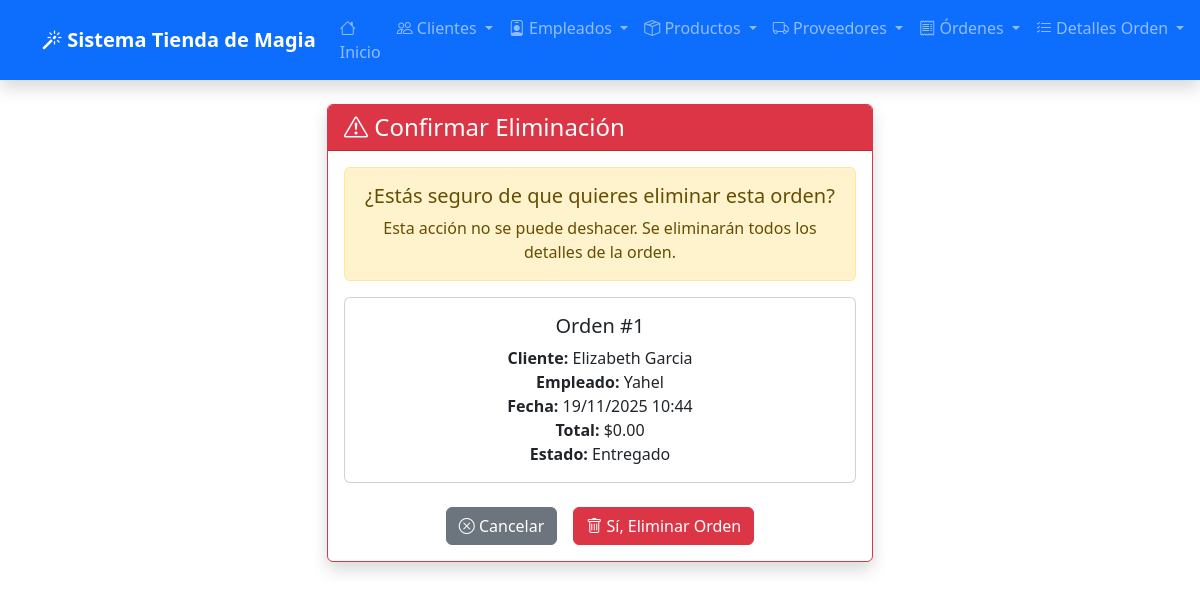
/ordenes/borrar/1/, run on the app's committed database.
### app_TiendadeMagia/models.py (models this page shows, shortened)
class OrdenDeVenta(models.Model):
    ESTADOS = [
        ('pendiente', 'Pendiente'),
        ('procesando', 'Procesando'),
        ('enviado', 'Enviado'),
        ('entregado', 'Entregado'),
        ('cancelado', 'Cancelado'),
    ]
    METODOS_PAGO = [
        ('efectivo', 'Efectivo'),
        ('tarjeta', 'Tarjeta'),
        ('transferencia', 'Transferencia'),
        ('paypal', 'PayPal'),
    ]
    cliente = models.ForeignKey(Cliente, on_delete=models.PROTECT)
    empleado = models.ForeignKey(Empleado, on_delete=models.PROTECT)
    fecha_orden = models.DateTimeField(auto_now_add=True)
    direccion_envio = models.CharField(max_length=500)
    metodo_pago = models.CharField(max_length=50, choices=METODOS_PAGO, default='efectivo')
    total = models.DecimalField(max_digits=10, decimal_places=2, default=0)
    estado = models.CharField(max_length=50, choices=ESTADOS, default='pendiente')
    comentarios = models.TextField(blank=True, null=True)

class Cliente(models.Model):
    nombre = models.CharField(max_length=255)
    email = models.EmailField()
    telefono = models.CharField(max_length=20)
    direccion = models.TextField()
    fecha_registro = models.DateField(auto_now_add=True)
    rfc = models.CharField(max_length=13, blank=True, null=True)

class Empleado(models.Model):
    usuario = models.OneToOneField(User, on_delete=models.CASCADE)
    puesto = models.CharField(max_length=100)
    telefono = models.CharField(max_length=20)
    fecha_contratacion = models.DateField(default=timezone.now)
    salario = models.DecimalField(max_digits=10, decimal_places=2, default=0)
    activo = models.BooleanField(default=True)

### app_TiendadeMagia/views.py (the view)
# urls.py: path('ordenes/borrar/<int:id>/', views.borrar_orden, name='borrar_orden'),
def borrar_orden(request, id):
    orden = get_object_or_404(OrdenDeVenta, id=id)
    if request.method == 'POST':
        orden.delete()
        return redirect('ver_ordenes')
    return render(request, 'app_TiendadeMagia/orden_venta/borrar_orden.html', {'orden': orden})

### app_TiendadeMagia/templates/app_TiendadeMagia/orden_venta/borrar_orden.html (shortened to what this page needs)
<!DOCTYPE html>
<html lang="es">
<head>
    <link href="https://cdn.jsdelivr.net/npm/bootstrap@5.3.0/dist/css/bootstrap.min.css" rel="stylesheet">
    <link href="https://cdn.jsdelivr.net/npm/bootstrap-icons@1.10.0/font/bootstrap-icons.css" rel="stylesheet">
</head>
<body>
    {% include 'app_TiendadeMagia/navbar.html' %}
    <div class="container mt-4">
        <div class="row justify-content-center">
            <div class="col-md-6">
                <div class="card shadow border-danger">
                    <div class="card-header bg-danger text-white">
                        <h4 class="mb-0">
                            <i class="bi bi-exclamation-triangle"></i> Confirmar Eliminación
                        </h4>
                    </div>
                    <div class="card-body text-center">
                        <div class="alert alert-warning" role="alert">
                            <h5 class="alert-heading">¿Estás seguro de que quieres eliminar esta orden?</h5>
                            <p class="mb-0">Esta acción no se puede deshacer. Se eliminarán todos los detalles de la orden.</p>
                        </div>
                        <div class="card mb-4">
                            <div class="card-body">
                                <h5 class="card-title">Orden #{{ orden.id }}</h5>
                                <p class="card-text">
                                    <strong>Cliente:</strong> {{ orden.cliente.nombre }}<br>
                                    <strong>Empleado:</strong> {{ orden.empleado.usuario.first_name }}<br>
                                    <strong>Fecha:</strong> {{ orden.fecha_orden|date:"d/m/Y H:i" }}<br>
                                    <strong>Total:</strong> ${{ orden.total }}<br>
                                    <strong>Estado:</strong> {{ orden.get_estado_display }}
                                </p>
                            </div>
                        </div>
                        <form method="POST">
                            <div class="d-grid gap-2 d-md-flex justify-content-md-center">
                                <a href="{% url 'ver_ordenes' %}" class="btn btn-secondary me-md-2">
                                    <i class="bi bi-x-circle"></i> Cancelar
                                </a>
                                <button type="submit" class="btn btn-danger">
                                    <i class="bi bi-trash"></i> Sí, Eliminar Orden
                                </button>
                            </div>
                        </form>
                    </div>
                </div>
            </div>
        </div>
    </div>
</body>
</html>

### data on the page
OrdenDeVenta: id "1", cliente.nombre "Elizabeth Garcia", empleado.usuario.first_name "Yahel", fecha_orden "19/11/2025 10:44", total "0.00", estado "Entregado"
